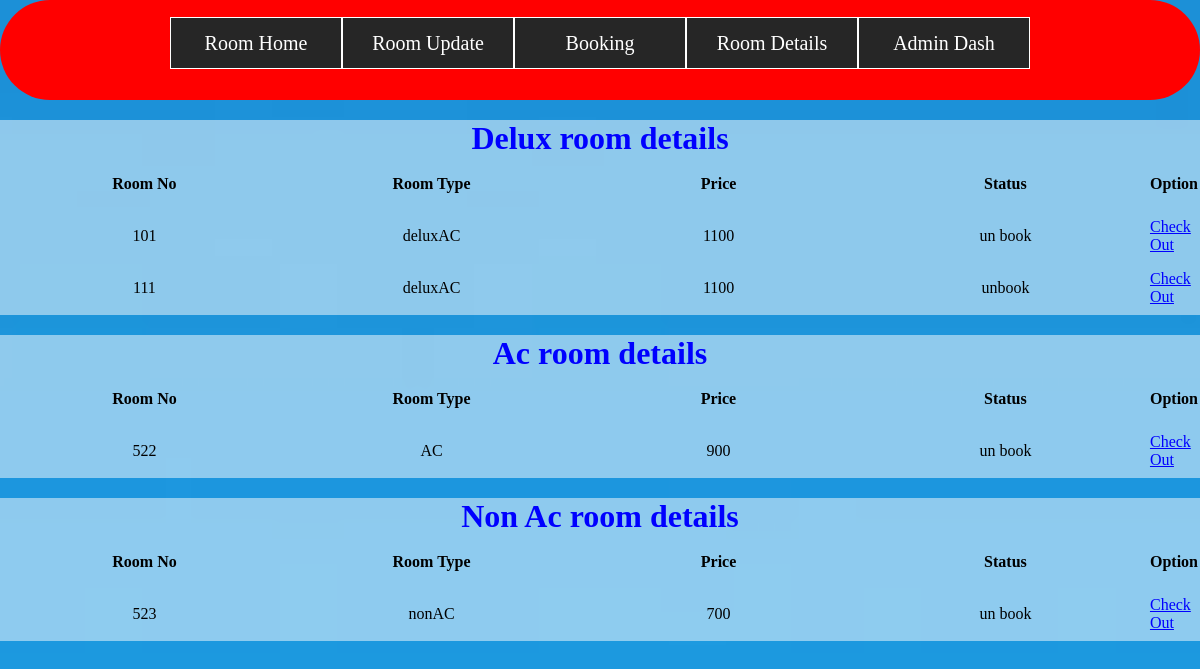
The app's page /admin/roomdetails.php with its own data.
### tables this page shows
CREATE TABLE `deluxacroom` (
  `id` int(11) NOT NULL,
  `roomno` int(20) NOT NULL,
  `roomtype` varchar(20) DEFAULT NULL,
  `price` int(20) NOT NULL,
  `status` varchar(20) NOT NULL DEFAULT 'un book'
);

CREATE TABLE `acroom` (
  `id` int(11) NOT NULL,
  `roomno` int(11) NOT NULL,
  `roomtype` varchar(20) DEFAULT NULL,
  `price` int(11) NOT NULL,
  `status` varchar(20) NOT NULL DEFAULT 'un book'
);

CREATE TABLE `nonac` (
  `id` int(11) NOT NULL,
  `roomno` int(11) NOT NULL,
  `roomtype` varchar(20) DEFAULT NULL,
  `price` int(11) NOT NULL,
  `status` varchar(20) NOT NULL DEFAULT 'un book'
);

### admin/roomdetails.php (the view, shortened to what this page needs)
<?php
include('../dbcon.php');
?>
<!DOCTYPE html>
<html lang="en">
<head>
    <link rel="stylesheet" href="stylee.css">
</head>
<body>
    <div class="wrapper-container">
        <div class="wrapper">
            <ul>
                <li><a href="aroom.php">Room Home</a></li>
                <li><a href="#">Room Update</a>
                </li>
                <li><a href="booking.php">Booking</a></li>
                <li><a href="roomdetails.php">Room Details</a></li>
                <li><a href="admindash.php">Admin Dash</a></li>
            </ul>
        </div>
    </div>
    <div class="admin-room-details">
        <h1 style="color:blue; text-align:center;">Delux room details</h1>
        <table>
            <tr>
                <th width="25%" height="50px">Room No</th>
                <th width="25%" height="50px">Room Type</th>
                <th width="25%" height="50px">Price</th>
                <th width="25%" height="50px">Status</th>
                <th width="25%" height="50px">Option</th>
            </tr>
            <?php
            $qry = "SELECT * FROM `deluxacroom`";
            $run = mysqli_query($sql, $qry);
            while ($row = mysqli_fetch_assoc($run)) {
                $rno = $row['roomno'];
                $rtype = $row['roomtype'];
                $price = $row['price'];
                $status = $row['status'];
            ?>
                <tr>
                    <td width="25%" height="50px">
                        <center><?php echo $rno ?></center>
                    </td>
                    <td width="25%" height="50px">
                        <center><?php echo $rtype ?></center>
                    </td>
                    <td width="25%" height="50px">
                        <center><?php echo $price ?></center>
                    </td>
                    <td width="25%" height="50px">
                        <center><?php echo $status ?></center>
                    </td>
                    <td><a style="color:blue;" href="co.php? rno=<?php echo $rno; ?>">Check Out</a></td>
                </tr>
            <?php
            }
            ?>
        </table>
    </div>
    <div class="admin-room-details">
        <h1 style="color:blue; text-align:center;">Ac room details</h1>
        <table>
            <tr>
                <th width="25%" height="50px">Room No</th>
                <th width="25%" height="50px">Room Type</th>
                <th width="25%" height="50px">Price</th>
                <th width="25%" height="50px">Status</th>
                <th width="25%" height="50px">Option</th>
            </tr>
            <?php
            $qry = "SELECT * FROM `acroom`";
            $run = mysqli_query($sql, $qry);
            while ($row = mysqli_fetch_assoc($run)) {
                $rno = $row['roomno'];
                $rtype = $row['roomtype'];
                $price = $row['price'];
                $status = $row['status'];
            ?>
                <tr>
                    <td width="25%" height="50px">
                        <center><?php echo $rno ?></center>
                    </td>
                    <td width="25%" height="50px">
                        <center><?php echo $rtype ?></center>
                    </td>
                    <td width="25%" height="50px">
                        <center><?php echo $price ?></center>
                    </td>
                    <td width="25%" height="50px">
                        <center><?php echo $status ?></center>
                    </td>
                    <td><a style="color:blue;" href="co1.php? rno=<?php echo $rno; ?>">Check Out</a></td>
                </tr>
            <?php
            }
            ?>
        </table>
    </div>
    <div class="admin-room-details">
        <h1 style="color:blue; text-align:center;">Non Ac room details</h1>
        <table>
            <tr>
                <th width="25%" height="50px">Room No</th>
                <th width="25%" height="50px">Room Type</th>
                <th width="25%" height="50px">Price</th>
                <th width="25%" height="50px">Status</th>
                <th width="25%" height="50px">Option</th>
            </tr>
            <?php
            $qry = "SELECT * FROM `nonac`";
            $run = mysqli_query($sql, $qry);
            while ($row = mysqli_fetch_assoc($run)) {
                $rno = $row['roomno'];
                $rtype = $row['roomtype'];
                $price = $row['price'];
                $status = $row['status'];
            ?>
                <tr>
                    <td width="25%" height="50px">
                        <center><?php echo $rno ?></center>
                    </td>
                    <td width="25%" height="50px">
                        <center><?php echo $rtype ?></center>
                    </td>
                    <td width="25%" height="50px">
                        <center><?php echo $price ?></center>
                    </td>
                    <td width="25%" height="50px">
                        <center><?php echo $status ?></center>
                    </td>
                    <td><a style="color:blue;" href="co2.php? rno=<?php echo $rno; ?>">Check Out</a></td>
                </tr>
            <?php
            }
            ?>
        </table>
    </div>
</body>
</html>

### admin/stylee.css (style rules this page uses)
* { margin: 0; padding: 0; }
.wrapper { width: 860px; margin: 0 auto; }
.wrapper-container { background-color: red; width: 100%; height: 100px; position: relative; border-radius: 50px; }
.wrapper ul { list-style: none; padding-top: 2%; }
.wrapper ul li { background: #262626; width: 170px; border: 1px solid #fff; height: 50px; line-height: 50px; text-align: center; float: left; position: relative; }
.wrapper ul li a { color: #fff; font-size: 20px; text-decoration: none; }

### admin/roomdetails.php (style rules this page uses)
.admin-room-details { background: rgba(255, 255, 255, 0.5); }
.admin-room-details h1 { text-align: center; margin-top: 20px; }
body::before { position: absolute; content: ""; height: 170%; width: 100%; z-index: -1; opacity: 0.89; background: url('../img/adminhotel2.jpg') center center/cover no-repeat; }

### records on screen
deluxacroom: roomno "101", roomtype "deluxAC", price "1100", status "un book"
deluxacroom: roomno "111", roomtype "deluxAC", price "1100", status "unbook"
acroom: roomno "522", roomtype "AC", price "900", status "un book"
nonac: roomno "523", roomtype "nonAC", price "700", status "un book"
